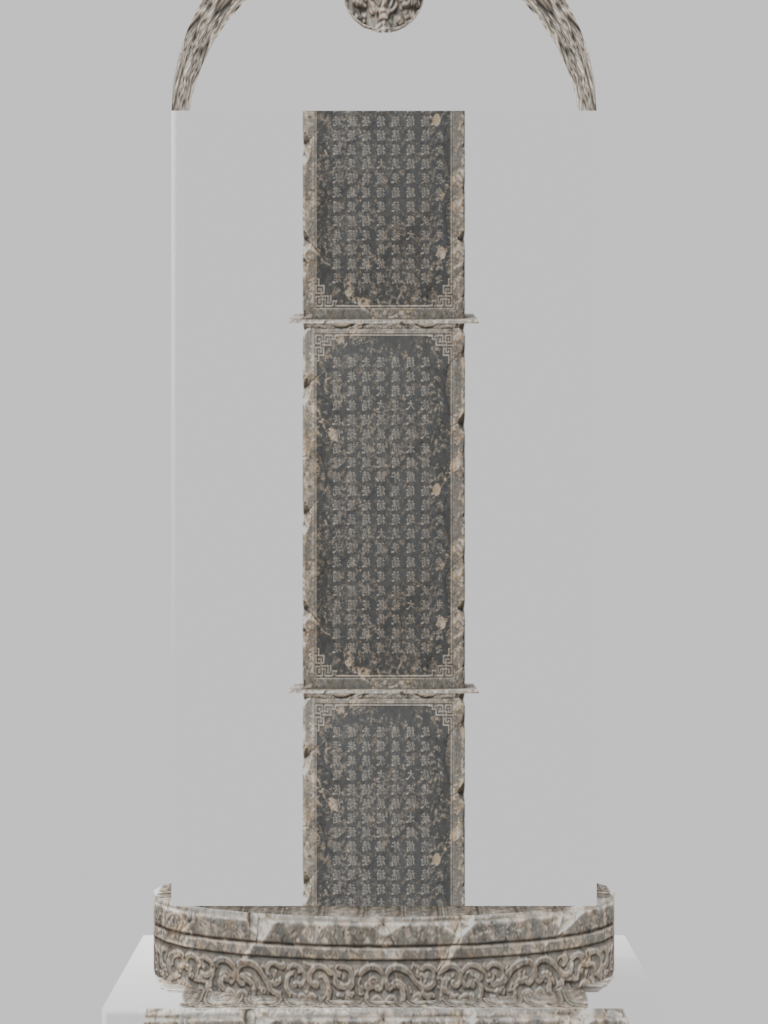
#> input picture screenshots/stele-v2/stele_front.png, 768 x 1024 px, found by its file name
$ python generate_pbr_textures_v2.py   (older library calls are emulated)
#> lines starting #> are read from the running program, lines starting #| are printed output that depends on the picture
# -*- coding: utf-8 -*-
"""
墨韵智考 - 基于六视图基准参考图生成高精度 PBR 材质贴图套件 (V2.0)
生成 BaseColor, Normal, Roughness, AO 贴图，并同步至前端资源目录
"""
import os
import cv2
import numpy as np
from PIL import Image, ImageFilter, ImageEnhance

BASE_DIR = os.path.dirname(os.path.dirname(os.path.abspath(__file__)))
REF_DIR = os.path.join(BASE_DIR, "design", "references", "stele-v2")
OUT_DIR = os.path.join(BASE_DIR, "apps", "web", "public", "assets", "stele", "model3d")
TEXTURES_DIR = os.path.join(BASE_DIR, "assets", "textures")

os.makedirs(OUT_DIR, exist_ok=True)
os.makedirs(TEXTURES_DIR, exist_ok=True)


def compute_normal_map(gray_img, strength=3.0, blur_k=3):
    """从灰度高度图计算高保真 Sobel 切线空间法线贴图 (RGB: Tangent Space Normal)"""
    if blur_k > 1:
        gray_img = cv2.GaussianBlur(gray_img, (blur_k, blur_k), 0)

    gray_f = gray_img.astype(np.float32) / 255.0
    gx = cv2.Sobel(gray_f, cv2.CV_32F, 1, 0, ksize=3) * strength
    gy = cv2.Sobel(gray_f, cv2.CV_32F, 0, 1, ksize=3) * strength
    gz = np.ones_like(gx)

    # 归一化向量
    norm = np.sqrt(gx**2 + gy**2 + gz**2) + 1e-6
    nx = gx / norm
    ny = -gy / norm  # OpenGL 格式反转 Y
    nz = gz / norm

    # 映射到 [0, 255] RGB
    r = ((nx * 0.5 + 0.5) * 255).astype(np.uint8)
    g = ((ny * 0.5 + 0.5) * 255).astype(np.uint8)
    b = ((nz * 0.5 + 0.5) * 255).astype(np.uint8)

    return cv2.merge([b, g, r]) # OpenCV BGR


def compute_roughness_map(gray_img, min_rough=0.72, max_rough=0.94):
    """计算石材微表面粗糙度贴图"""
    # 边缘微凹凸部分略光滑(刻痕处)，未打磨石面粗糙度高
    inv = 255 - gray_img
    norm = inv.astype(np.float32) / 255.0
    rough = min_rough + norm * (max_rough - min_rough)
    return (np.clip(rough, 0.0, 1.0) * 255).astype(np.uint8)


def process_textures():
    print(f"[*] 开始基于六视图生成 PBR 贴图套件: {OUT_DIR}")

    front_p = os.path.join(REF_DIR, "stele_front.png")
    back_p = os.path.join(REF_DIR, "stele_back.png")
    left_p = os.path.join(REF_DIR, "stele_left.png")
    right_p = os.path.join(REF_DIR, "stele_right.png")
    top_p = os.path.join(REF_DIR, "stele_top.png")
    bottom_p = os.path.join(REF_DIR, "stele_bottom.png")

    img_front = cv2.imread(front_p)
#> img_front is the input picture: shape (1024, 768, 3); mean B, G, R 171.8, 173.3, 174.4
    img_back = cv2.imread(back_p)
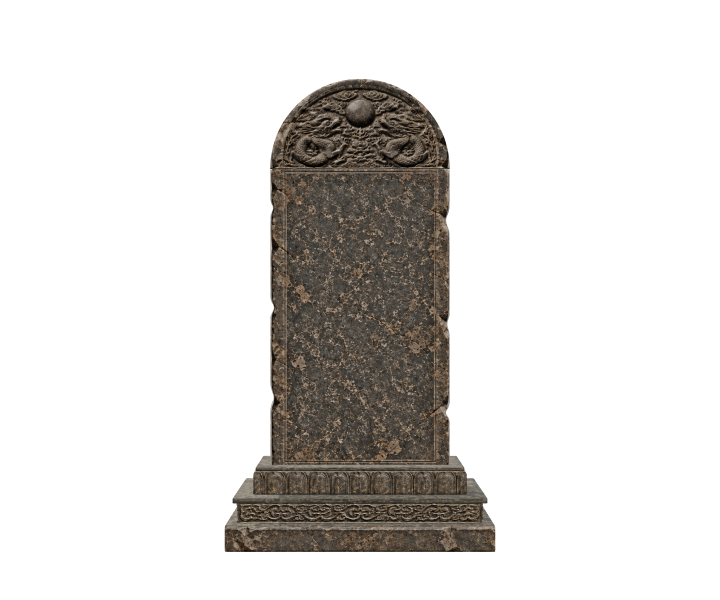
#> input picture screenshots/stele-final/stele_back.png, 1440 x 1200 px, found by its file name (shown at 1/2 size)
#> img_back is the input picture: shape (1200, 1440, 3); mean B, G, R 217.1, 219.3, 221.3
    img_left = cv2.imread(left_p)
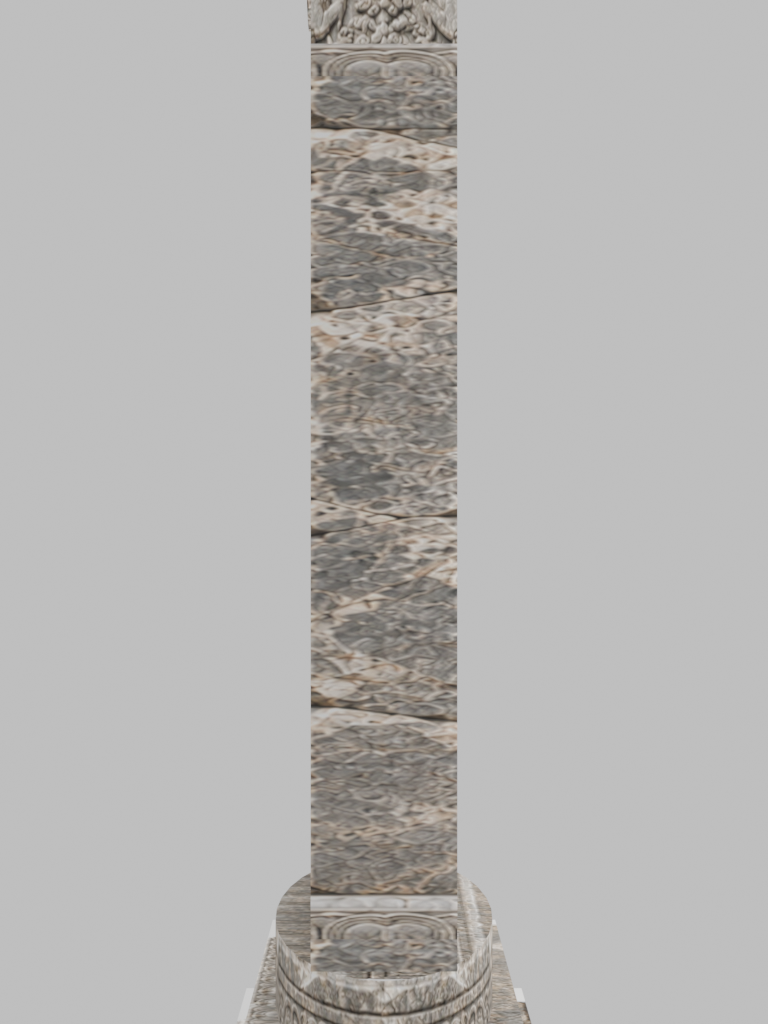
#> input picture screenshots/stele-v2/stele_left.png, 768 x 1024 px, found by its file name
#> img_left is the input picture: shape (1024, 768, 3); mean B, G, R 178.2, 179.8, 181.2
    img_right = cv2.imread(right_p)
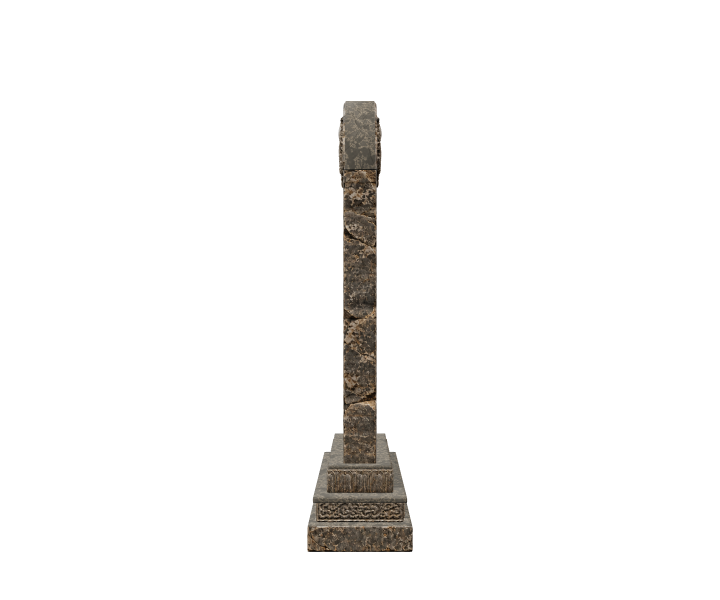
#> input picture screenshots/stele-final/stele_right.png, 1440 x 1200 px, found by its file name (shown at 1/2 size)
#> img_right is the input picture: shape (1200, 1440, 3); mean B, G, R 245.9, 246.6, 247.2
    img_top = cv2.imread(top_p)
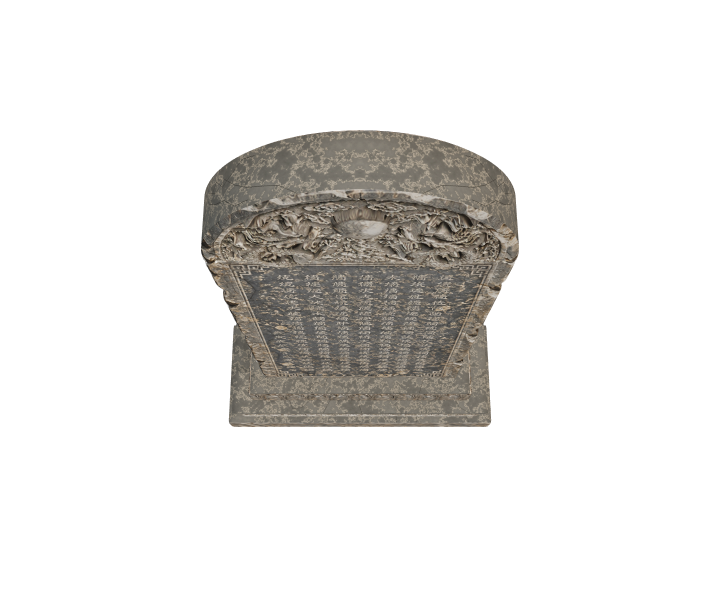
#> input picture screenshots/stele-final/stele_top.png, 1440 x 1200 px, found by its file name (shown at 1/2 size)
#> img_top is the input picture: shape (1200, 1440, 3); mean B, G, R 227.5, 229.4, 230.7
    img_bottom = cv2.imread(bottom_p)
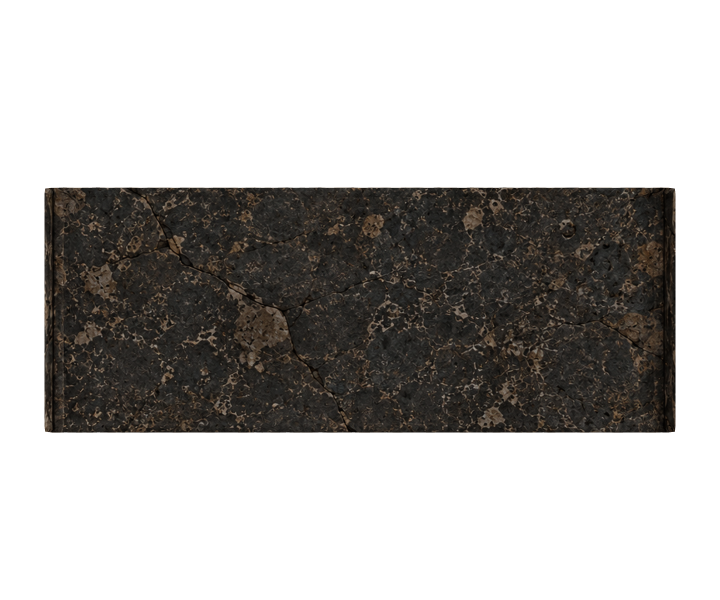
#> input picture screenshots/stele-final/stele_bottom.png, 1440 x 1200 px, found by its file name (shown at 1/2 size)
#> img_bottom is the input picture: shape (1200, 1440, 3); mean B, G, R 177.3, 179.3, 181.1

    h_f, w_f = img_front.shape[:2]
#> h_f = 1024; w_f = 768

    # 1. 碑首 (SteleCrown) - 双龙拱顶区域 (顶部 0% ~ 22%)
    crown_crop = img_front[int(h_f * 0.015):int(h_f * 0.22), :]
    crown_diffuse = cv2.resize(crown_crop, (1024, 512), interpolation=cv2.INTER_LANCZOS4)
    # 微调色阶避免死黑，呈现高贵的青石灰度
    crown_diffuse = cv2.convertScaleAbs(crown_diffuse, alpha=1.1, beta=12)
    crown_gray = cv2.cvtColor(crown_diffuse, cv2.COLOR_BGR2GRAY)
    crown_normal = compute_normal_map(crown_gray, strength=3.5, blur_k=3)
    crown_rough = compute_roughness_map(crown_gray, 0.70, 0.88)

    # 2. 碑身正面 (SteleBody Front) - 回纹边框与碑文 (高度 18% ~ 78%)
    body_crop = img_front[int(h_f * 0.18):int(h_f * 0.78), :]
    body_diffuse = cv2.resize(body_crop, (1024, 1024), interpolation=cv2.INTER_LANCZOS4)
    body_diffuse = cv2.convertScaleAbs(body_diffuse, alpha=1.05, beta=10)
    body_gray = cv2.cvtColor(body_diffuse, cv2.COLOR_BGR2GRAY)
    body_normal = compute_normal_map(body_gray, strength=2.8, blur_k=3)
    body_rough = compute_roughness_map(body_gray, 0.75, 0.92)

    # 3. 碑身背面 (SteleBody Back) - 从 stele_back.png 提取实心石纹
    h_b, w_b = img_back.shape[:2]
#> h_b = 1200; w_b = 1440
    back_crop = img_back[int(h_b * 0.18):int(h_b * 0.78), :]
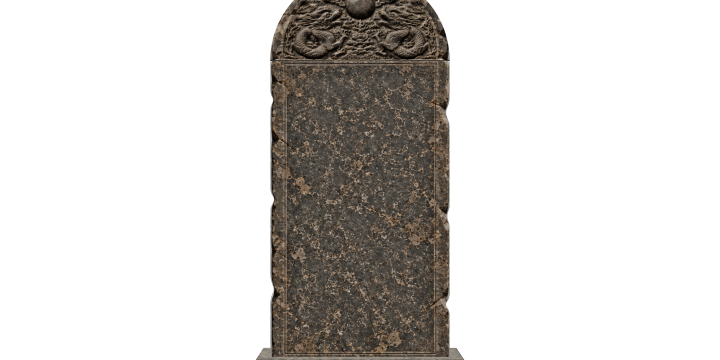
#> back_crop: shape (720, 1440, 3) (shown at 1/2 size); mean B, G, R 209, 211.5, 213.9
    back_diffuse = cv2.resize(back_crop, (1024, 1024), interpolation=cv2.INTER_LANCZOS4)
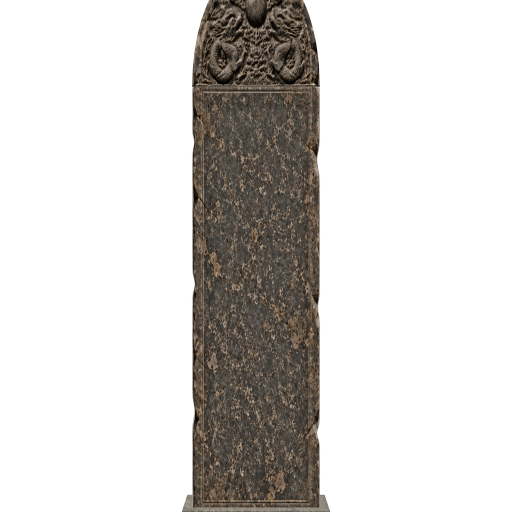
#> back_diffuse: shape (1024, 1024, 3) (shown at 1/2 size); mean B, G, R 209, 211.5, 213.9
    back_diffuse = cv2.convertScaleAbs(back_diffuse, alpha=1.05, beta=10)
    back_gray = cv2.cvtColor(back_diffuse, cv2.COLOR_BGR2GRAY)
    back_normal = compute_normal_map(back_gray, strength=2.5, blur_k=3)
    back_rough = compute_roughness_map(back_gray, 0.78, 0.94)

    # 4. 侧面石纹 (Side Stone) - 从 stele_left.png 和 stele_right.png 提取纵向石材断面
    h_l, w_l = img_left.shape[:2]
#> h_l = 1024; w_l = 768
    # 取中段侧面石壁
    side_crop = img_left[int(h_l * 0.15):int(h_l * 0.78), int(w_l * 0.42):int(w_l * 0.58)]
    side_diffuse = cv2.resize(side_crop, (512, 1024), interpolation=cv2.INTER_LANCZOS4)
    side_diffuse = cv2.convertScaleAbs(side_diffuse, alpha=1.1, beta=15)
    side_gray = cv2.cvtColor(side_diffuse, cv2.COLOR_BGR2GRAY)
    side_normal = compute_normal_map(side_gray, strength=3.0, blur_k=3)
    side_rough = compute_roughness_map(side_gray, 0.80, 0.95)

    # 5. 须弥座基台 (Pedestal) - 从 stele_front.png 下部 (75% ~ 99%) 及 stele_bottom.png
    ped_crop = img_front[int(h_f * 0.75):int(h_f * 0.98), :]
    ped_diffuse = cv2.resize(ped_crop, (1024, 512), interpolation=cv2.INTER_LANCZOS4)
    ped_diffuse = cv2.convertScaleAbs(ped_diffuse, alpha=1.1, beta=14)
    ped_gray = cv2.cvtColor(ped_diffuse, cv2.COLOR_BGR2GRAY)
    ped_normal = compute_normal_map(ped_gray, strength=3.2, blur_k=3)
    ped_rough = compute_roughness_map(ped_gray, 0.76, 0.90)

    # 6. 底座底面 (Bottom Plinth)
    bot_diffuse = cv2.resize(img_bottom, (512, 512), interpolation=cv2.INTER_LANCZOS4)
    bot_gray = cv2.cvtColor(bot_diffuse, cv2.COLOR_BGR2GRAY)
    bot_normal = compute_normal_map(bot_gray, strength=2.2, blur_k=3)

    # 7. 无缝背景石质 (Seamless Granite/Basalt)
    stone_patch = img_back[int(h_b * 0.35):int(h_b * 0.65), int(w_b * 0.35):int(w_b * 0.65)]
    stone_seamless = cv2.resize(stone_patch, (512, 512), interpolation=cv2.INTER_LANCZOS4)
    stone_gray = cv2.cvtColor(stone_seamless, cv2.COLOR_BGR2GRAY)
    stone_normal = compute_normal_map(stone_gray, strength=2.2, blur_k=3)
    stone_rough = compute_roughness_map(stone_gray, 0.82, 0.95)

    # 保存函数
    def save_tex(name, img_mat):
#> called with name = 'crown_diffuse.png'
        p1 = os.path.join(OUT_DIR, name)
        p2 = os.path.join(TEXTURES_DIR, name)
        cv2.imwrite(p1, img_mat)
        cv2.imwrite(p2, img_mat)
        print(f"  [OK] 生成 PBR 贴图: {name} ({img_mat.shape[1]}x{img_mat.shape[0]})")
#|   [OK] 生成 PBR 贴图: crown_diffuse.png (1024x512)

    # 写入各通道
    save_tex("crown_diffuse.png", crown_diffuse)
    save_tex("crown_normal.png", crown_normal)
#|   [OK] 生成 PBR 贴图: crown_normal.png (1024x512)
    save_tex("crown_roughness.png", crown_rough)
#|   [OK] 生成 PBR 贴图: crown_roughness.png (1024x512)

    save_tex("body_diffuse.png", body_diffuse)
#> (printed output is left out)
    save_tex("body_normal.png", body_normal)
    save_tex("body_roughness.png", body_rough)

    save_tex("body_back_diffuse.png", back_diffuse)
    save_tex("body_back_normal.png", back_normal)
    save_tex("body_back_roughness.png", back_rough)

    save_tex("stone_side_diffuse.png", side_diffuse)
    save_tex("stone_side_normal.png", side_normal)
    save_tex("stone_side_roughness.png", side_rough)

    save_tex("pedestal_diffuse.png", ped_diffuse)
    save_tex("pedestal_normal.png", ped_normal)
    save_tex("pedestal_roughness.png", ped_rough)

    save_tex("pedestal_bottom_diffuse.png", bot_diffuse)
    save_tex("pedestal_bottom_normal.png", bot_normal)

    save_tex("stone_seamless_diffuse.png", stone_seamless)
    save_tex("stone_seamless_normal.png", stone_normal)
    save_tex("stone_seamless_roughness.png", stone_rough)

    print("[OK] 全套 20 项高精度 PBR 材质贴图构建完毕！")


if __name__ == "__main__":
    process_textures()
